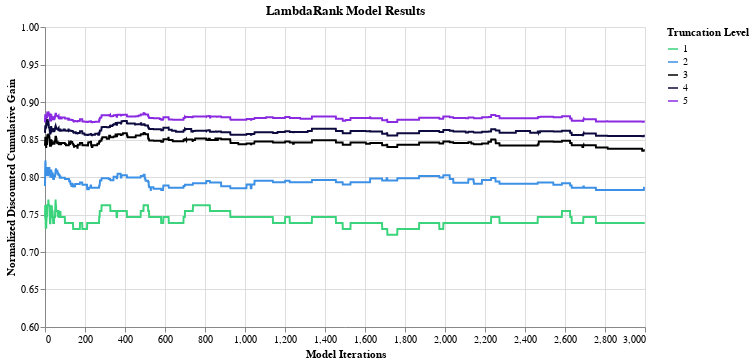

Notebook code for this chart:
### Code cell
temp = alt.Chart(eval_df).mark_line(
    ).encode(
        x=alt.X('iterations',title='Model Iterations',scale=alt.Scale(domain=[0,3000])),
        y=alt.Y('value',title='Normalized Discounted Cumulative Gain',scale=alt.Scale(domain=[.6,1])),
        color = alt.Color('variable',title='Truncation Level').scale(range=colors)
    ).properties(
        width=600,
        height=300,
        title='LambdaRank Model Results'
    )

temp # ,values=[0,500,1000,1500,2000,2500,3000]

### Figure 1 — Vega-Lite specification as saved in the notebook (floating-point values rounded to 4 significant figures; data arrays with more than 128 entries replaced by an {"elided": "..."} marker saying what was removed)
{"config": {"view": {"continuousWidth": 300, "continuousHeight": 300}}, "data": {"name": "data-eac6f2e759293fd9d543c2e0dd6fadbd"}, "mark": {"type": "line"}, "encoding": {"color": {"field": "variable", "scale": {"range": ["#3bd47c", "#3C91E6", "#000000", "#0C0A3E", "#8A2BE2"]}, "title": "Truncation Level", "type": "nominal"}, "x": {"field": "iterations", "scale": {"domain": [0, 3000]}, "title": "Model Iterations", "type": "quantitative"}, "y": {"field": "value", "scale": {"domain": [0.6, 1]}, "title": "Normalized Discounted Cumulative Gain", "type": "quantitative"}}, "height": 300, "title": "LambdaRank Model Results", "width": 600, "$schema": "https://vega.github.io/schema/vega-lite/v5.8.0.json", "datasets": {"data-eac6f2e759293fd9d543c2e0dd6fadbd": {"elided": "15000 records"}}}
